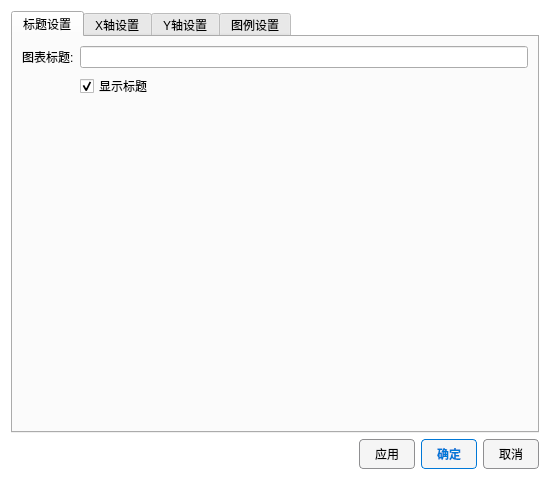
<?xml version="1.0" encoding="UTF-8"?>
<ui version="4.0">
 <class>ChartSetting1</class>
 <widget class="QDialog" name="ChartSetting1">
  <property name="geometry">
   <rect>
    <x>0</x>
    <y>0</y>
    <width>550</width>
    <height>480</height>
   </rect>
  </property>
  <property name="windowTitle">
   <string>图表设置</string>
  </property>
  <property name="styleSheet">
   <string notr="true">
/* 仅保留对话框基础字体和颜色设置，具体的CheckBox样式已移至main.cpp全局管理 */
QDialog {
    background-color: #ffffff;
    color: #000000;
    font-family: &quot;Microsoft YaHei&quot;;
    font-size: 10pt;
}

/* 按钮样式优化 */
QPushButton {
    border: 1px solid #8f8f91;
    border-radius: 4px;
    background-color: #f5f5f5;
    color: #000000;
    padding: 5px 15px;
}
QPushButton:hover {
    background-color: #e0e0e0;
}
QPushButton:pressed {
    background-color: #d0d0d0;
}
QPushButton:default {
    border: 1px solid #0078d7;
    color: #0078d7;
    font-weight: bold;
}

/* 表格样式 */
QTableWidget {
    selection-background-color: #0078d7;
    selection-color: #ffffff;
    gridline-color: #d0d0d0;
}
</string>
  </property>
  <layout class="QVBoxLayout" name="verticalLayout">
   <item>
    <widget class="QTabWidget" name="tabWidget">
     <property name="currentIndex">
      <number>0</number>
     </property>
     <widget class="QWidget" name="tabGeneral">
      <attribute name="title">
       <string>标题设置</string>
      </attribute>
      <layout class="QFormLayout" name="formLayout_3">
       <item row="0" column="0">
        <widget class="QLabel" name="labelTitle">
         <property name="text">
          <string>图表标题:</string>
         </property>
        </widget>
       </item>
       <item row="0" column="1">
        <widget class="QLineEdit" name="editTitle"/>
       </item>
       <item row="1" column="1">
        <widget class="QCheckBox" name="checkTitleVisible">
         <property name="text">
          <string>显示标题</string>
         </property>
         <property name="checked">
          <bool>true</bool>
         </property>
        </widget>
       </item>
      </layout>
     </widget>
     <widget class="QWidget" name="tabX">
      <attribute name="title">
       <string>X轴设置</string>
      </attribute>
      <layout class="QFormLayout" name="formLayout">
       <item row="0" column="0">
        <widget class="QLabel" name="label_2">
         <property name="text">
          <string>轴标签:</string>
         </property>
        </widget>
       </item>
       <item row="0" column="1">
        <widget class="QLineEdit" name="editXLabel"/>
       </item>
       <item row="1" column="0">
        <widget class="QLabel" name="label_3">
         <property name="text">
          <string>范围最小值:</string>
         </property>
        </widget>
       </item>
       <item row="1" column="1">
        <widget class="QDoubleSpinBox" name="spinXMin">
         <property name="decimals">
          <number>6</number>
         </property>
         <property name="minimum">
          <double>-999999999.000000000000000</double>
         </property>
         <property name="maximum">
          <double>999999999.000000000000000</double>
         </property>
        </widget>
       </item>
       <item row="2" column="0">
        <widget class="QLabel" name="label_4">
         <property name="text">
          <string>范围最大值:</string>
         </property>
        </widget>
       </item>
       <item row="2" column="1">
        <widget class="QDoubleSpinBox" name="spinXMax">
         <property name="decimals">
          <number>6</number>
         </property>
         <property name="minimum">
          <double>-999999999.000000000000000</double>
         </property>
         <property name="maximum">
          <double>999999999.000000000000000</double>
         </property>
        </widget>
       </item>
       <item row="3" column="1">
        <widget class="QCheckBox" name="checkXLog">
         <property name="text">
          <string>对数坐标 (Logarithmic)</string>
         </property>
        </widget>
       </item>
       <item row="4" column="1">
        <widget class="QCheckBox" name="checkXSci">
         <property name="text">
          <string>科学计数法显示</string>
         </property>
        </widget>
       </item>
       <item row="5" column="1">
        <widget class="QCheckBox" name="checkXGrid">
         <property name="text">
          <string>显示主网格</string>
         </property>
        </widget>
       </item>
       <item row="6" column="1">
        <widget class="QCheckBox" name="checkXSubGrid">
         <property name="text">
          <string>显示子网格</string>
         </property>
        </widget>
       </item>
      </layout>
     </widget>
     <widget class="QWidget" name="tabY">
      <attribute name="title">
       <string>Y轴设置</string>
      </attribute>
      <layout class="QFormLayout" name="formLayout_2">
       <item row="0" column="0">
        <widget class="QLabel" name="label_5">
         <property name="text">
          <string>轴标签:</string>
         </property>
        </widget>
       </item>
       <item row="0" column="1">
        <widget class="QLineEdit" name="editYLabel"/>
       </item>
       <item row="1" column="0">
        <widget class="QLabel" name="label_6">
         <property name="text">
          <string>范围最小值:</string>
         </property>
        </widget>
       </item>
       <item row="1" column="1">
        <widget class="QDoubleSpinBox" name="spinYMin">
         <property name="decimals">
          <number>6</number>
         </property>
         <property name="minimum">
          <double>-999999999.000000000000000</double>
         </property>
         <property name="maximum">
          <double>999999999.000000000000000</double>
         </property>
        </widget>
       </item>
       <item row="2" column="0">
        <widget class="QLabel" name="label_7">
         <property name="text">
          <string>范围最大值:</string>
         </property>
        </widget>
       </item>
       <item row="2" column="1">
        <widget class="QDoubleSpinBox" name="spinYMax">
         <property name="decimals">
          <number>6</number>
         </property>
         <property name="minimum">
          <double>-999999999.000000000000000</double>
         </property>
         <property name="maximum">
          <double>999999999.000000000000000</double>
         </property>
        </widget>
       </item>
       <item row="3" column="1">
        <widget class="QCheckBox" name="checkYLog">
         <property name="text">
          <string>对数坐标 (Logarithmic)</string>
         </property>
        </widget>
       </item>
       <item row="4" column="1">
        <widget class="QCheckBox" name="checkYSci">
         <property name="text">
          <string>科学计数法显示</string>
         </property>
        </widget>
       </item>
       <item row="5" column="1">
        <widget class="QCheckBox" name="checkYGrid">
         <property name="text">
          <string>显示主网格</string>
         </property>
        </widget>
       </item>
       <item row="6" column="1">
        <widget class="QCheckBox" name="checkYSubGrid">
         <property name="text">
          <string>显示子网格</string>
         </property>
        </widget>
       </item>
      </layout>
     </widget>
     <widget class="QWidget" name="tabCurves">
      <attribute name="title">
       <string>图例设置</string>
      </attribute>
      <layout class="QVBoxLayout" name="verticalLayout_Curves">
       <item>
        <widget class="QLabel" name="label_Curves">
         <property name="text">
          <string>曲线列表 (双击名称以修改):</string>
         </property>
        </widget>
       </item>
       <item>
        <widget class="QTableWidget" name="tableGraphs">
         <property name="columnCount">
          <number>3</number>
         </property>
         <column>
          <property name="text">
           <string>样式</string>
          </property>
         </column>
         <column>
          <property name="text">
           <string>曲线名称</string>
          </property>
         </column>
         <column>
          <property name="text">
           <string>显示</string>
          </property>
         </column>
        </widget>
       </item>
      </layout>
     </widget>
    </widget>
   </item>
   <item>
    <layout class="QHBoxLayout" name="horizontalLayout">
     <item>
      <spacer name="horizontalSpacer">
       <property name="orientation">
        <enum>Qt::Orientation::Horizontal</enum>
       </property>
       <property name="sizeHint" stdset="0">
        <size>
         <width>40</width>
         <height>20</height>
        </size>
       </property>
      </spacer>
     </item>
     <item>
      <widget class="QPushButton" name="btnApply">
       <property name="text">
        <string>应用</string>
       </property>
      </widget>
     </item>
     <item>
      <widget class="QPushButton" name="btnOk">
       <property name="text">
        <string>确定</string>
       </property>
       <property name="default">
        <bool>true</bool>
       </property>
      </widget>
     </item>
     <item>
      <widget class="QPushButton" name="btnCancel">
       <property name="text">
        <string>取消</string>
       </property>
      </widget>
     </item>
    </layout>
   </item>
  </layout>
 </widget>
 <resources/>
 <connections/>
</ui>
